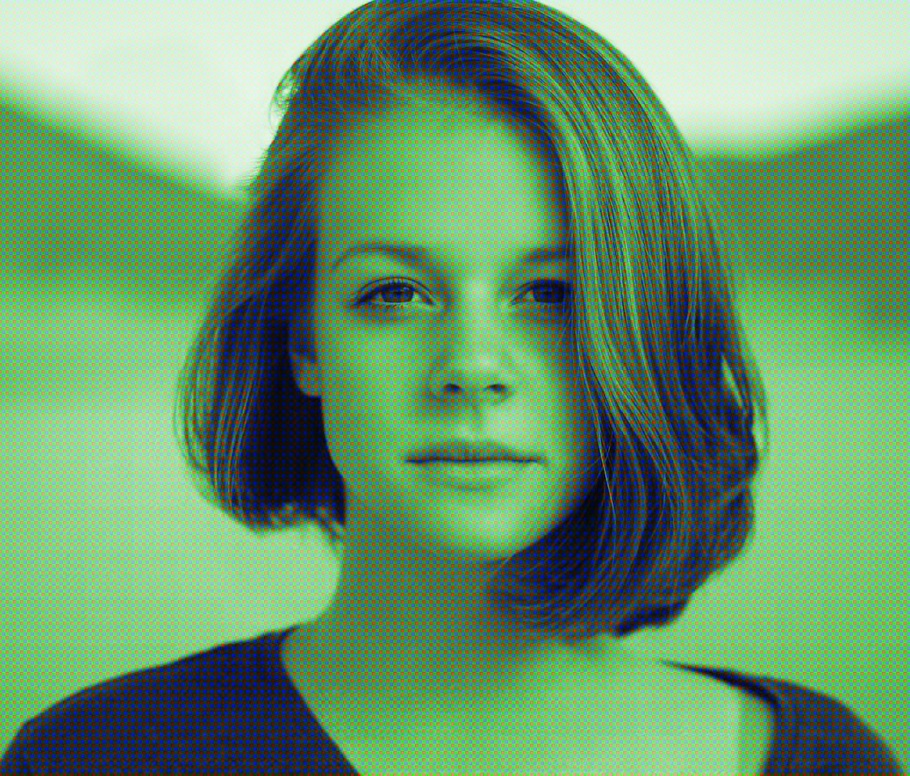
//> input picture color/img/bd7fe7ee54507801f55134c84526e8cf.jpg, 910 x 776 px, shrunk from 1478 x 1260 before the run
$ ./example   (built with g++ and OpenCV 4)
//> lines starting //> are read from the running program, lines starting //| are printed output that depends on the picture; after the words box and inside, x2 and y2 are one past the last pixel; in counts of white or black regions, pixels touching at a corner belong together
// 引入OpenCV头文件，用来处理图片
#include <opencv2/opencv.hpp>
// 引入输入输出头文件，用来打印提示文字
#include <iostream>
// 引入vector，用来存放拆分出来的图片通道
#include <vector>

// 简化写法，后面不用每次都写cv::、std::
using namespace cv;
using namespace std;

int main()
{
    // ---------------------- 第一步：读取图片 ----------------------
    // 图片放在 color/img/test.jpg
    // 我们在build文件夹运行程序，../ 代表回到上一级（color文件夹）
    Mat src_img = imread("../img/bd7fe7ee54507801f55134c84526e8cf.jpg");
//> src_img is the input picture: 776 rows x 910 cols, CV_8UC3; mean B, G, R 107.8, 149.9, 103.9

    // 判断：如果图片是空的，说明没读到图片
    if (src_img.empty())
    {
        cout << "错误：图片读取失败！检查文件名、路径！" << endl;
        // 程序直接结束
        return -1;
    }
    cout << "图片读取成功！" << endl;


    // ---------------------- 第二步：设置色彩增益参数 ----------------------
    // 是你之前选好的参数：R=1.30  G=0.63  B=1.20
    // OpenCV里图片通道顺序是 B  G  R，一定要记牢！
    float gain_B = 1.01f;   // 蓝色通道放大倍数
    float gain_G = 0.63f;   // 绿色通道放大倍数（压低绿色）
    float gain_R = 1.07f;   // 红色通道放大倍数


    // ---------------------- 第三步：把图片转成浮点型，防止计算溢出 ----------------------
    // CV_32FC3：3个通道、浮点数格式，方便小数相乘调色
    Mat float_img;
    src_img.convertTo(float_img, CV_32FC3);


    // ---------------------- 第四步：拆分B、G、R三个通道 ----------------------
    vector<Mat> channel_list;
    split(float_img, channel_list);
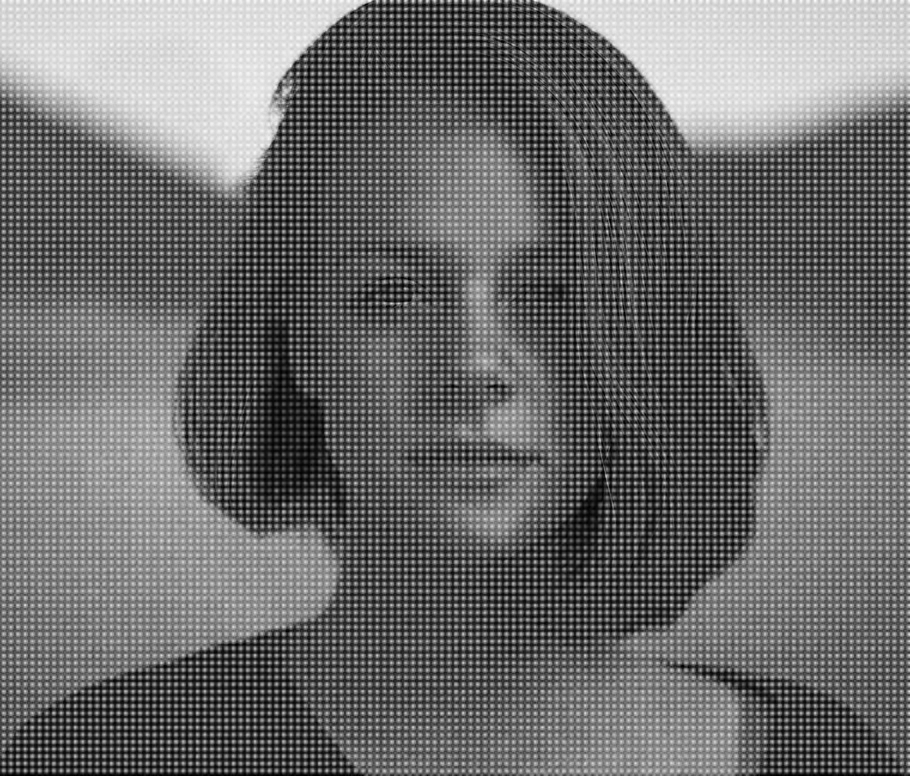
//> channel_list[0]: 776 rows x 910 cols, CV_32FC1; min 0, max 255, mean 107.8
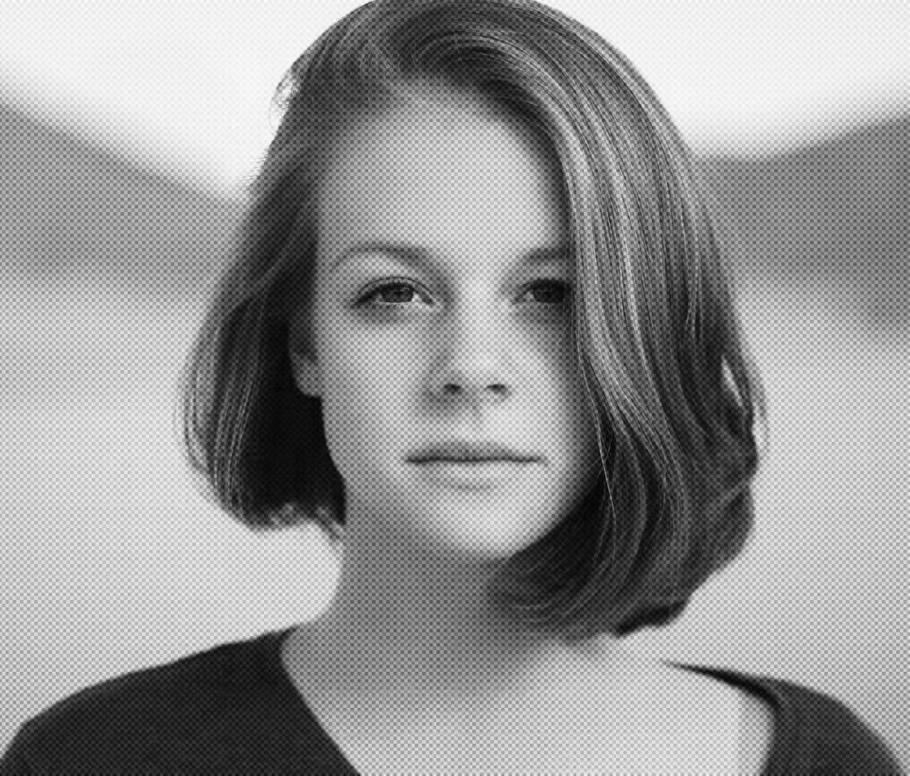
//> channel_list[1]: 776 rows x 910 cols, CV_32FC1; min 2, max 255, mean 149.9
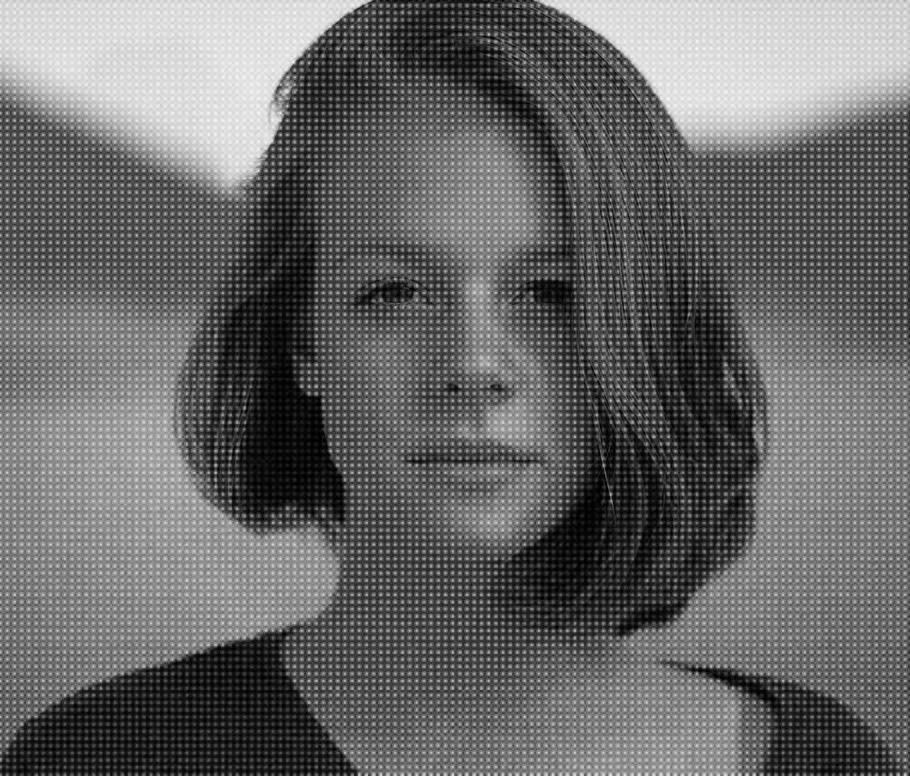
//> channel_list[2]: 776 rows x 910 cols, CV_32FC1; min 0, max 246, mean 103.9
    // channel_list[0] = B 蓝色
    // channel_list[1] = G 绿色
    // channel_list[2] = R 红色


    // ---------------------- 第五步：分别调色（乘增益系数） ----------------------
    channel_list[0] = channel_list[0] * gain_B;
    channel_list[1] = channel_list[1] * gain_G;
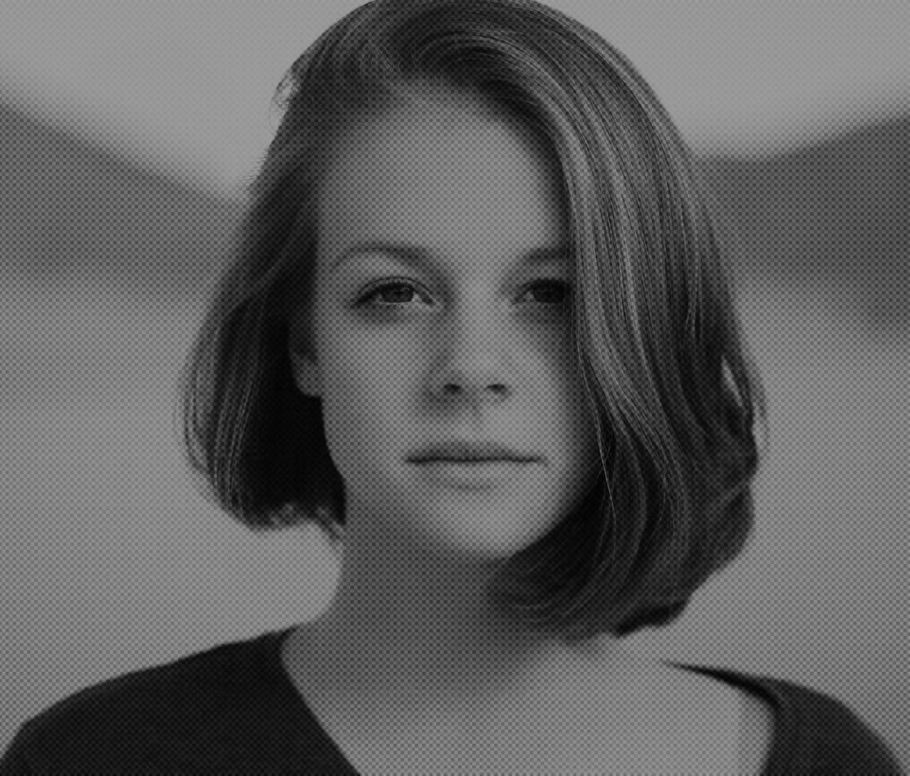
//> channel_list[1]: 776 rows x 910 cols, CV_32FC1; min 1.26, max 160.6, mean 94.5
    channel_list[2] = channel_list[2] * gain_R;


    // ---------------------- 第六步：把调好的三个通道合并回去 ----------------------
    Mat corrected_float;
    merge(channel_list, corrected_float);
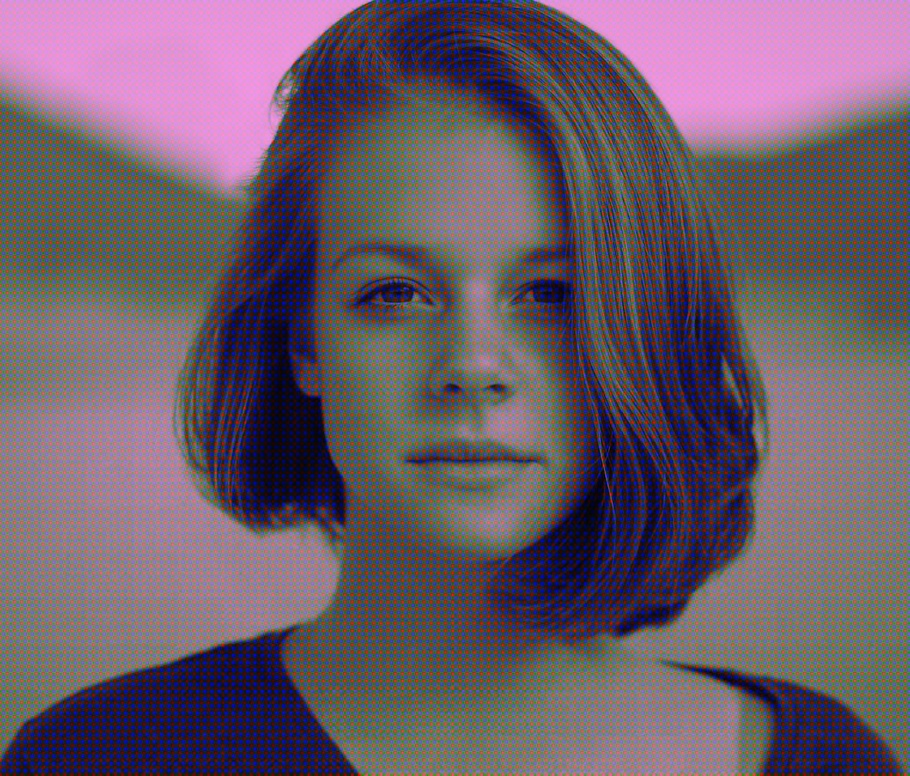
//> corrected_float: 776 rows x 910 cols, CV_32FC3; mean B, G, R 108.9, 94.5, 111.2; drawn with min black and max white


    // ---------------------- 第七步：限制像素范围0~255 ----------------------
    // 调色之后数值可能超过255或者小于0，会发白发黑，要截断
    corrected_float = max(corrected_float, 0.0f);
    corrected_float = min(corrected_float, 255.0f);
//> corrected_float: 776 rows x 910 cols, CV_32FC3; 0.09% of pixels changed, all inside (x1, y1, x2, y2) = (21, 0, 891, 164)

    // 转回普通图片格式 8位uchar，才能保存和显示
    Mat result_img;
    corrected_float.convertTo(result_img, CV_8UC3);


    // ---------------------- 第八步：保存处理后的图片 ----------------------
    // 输出到color文件夹下，名字叫 out.jpg
    imwrite("../out.jpg", result_img);
    cout << "调色完成！图片已经保存为 out.jpg" << endl;


    // ---------------------- 第九步：显示原图和效果图（Wayland可能弹不出窗口） ----------------------
    imshow("原图", src_img);
    imshow("色彩校正之后", result_img);

    // 等待按下任意按键，窗口才关闭
    waitKey(0);
    // 销毁所有图片窗口
    destroyAllWindows();


    return 0;
}
